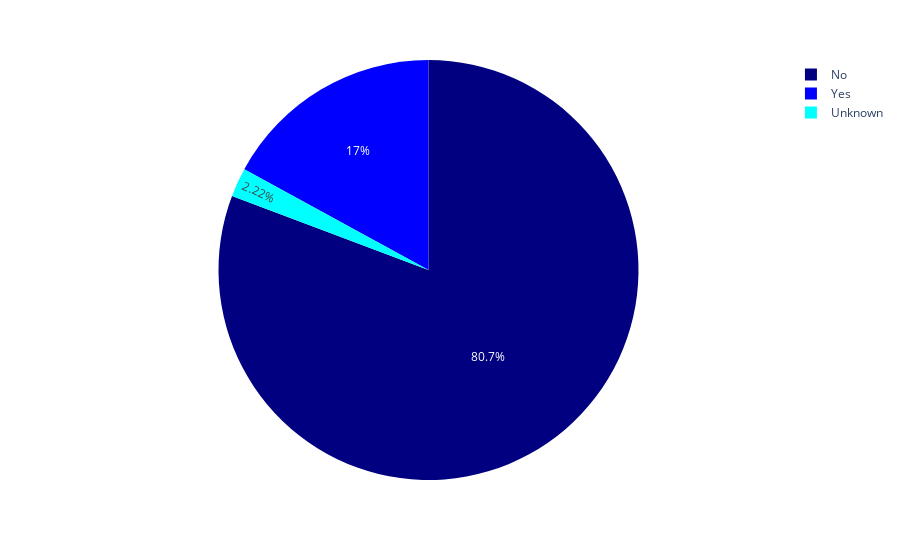

Source (notebook cell):
### Code cell
fig = px.pie(values=random_x, names=names)
fig.update_layout
paper_bgcolor = "rgba(0,0,0,0)",
plot_bgcolor = "rgba(0,0,0,0)",
font_color = 'white',
font_family = 'verdana',
font_size = 20
fig.show()
fig.write_html("sharkfatal.html")

### Figure 1 — Plotly figure (JSON) as saved in the notebook; plotly's stock layout.template omitted (floating-point values rounded to 4 significant figures)
{"data": [{"domain": {"x": [0, 1], "y": [0, 1]}, "hovertemplate": "label=%{label}<br>value=%{value}<extra></extra>", "labels": ["Yes", "No", "Unknown"], "legendgroup": "", "name": "", "showlegend": true, "type": "pie", "values": [23, 109, 3]}], "layout": {"autosize": true, "legend": {"tracegroupgap": 0}, "margin": {"t": 60}, "piecolorway": ["navy", "blue", "cyan"]}}
